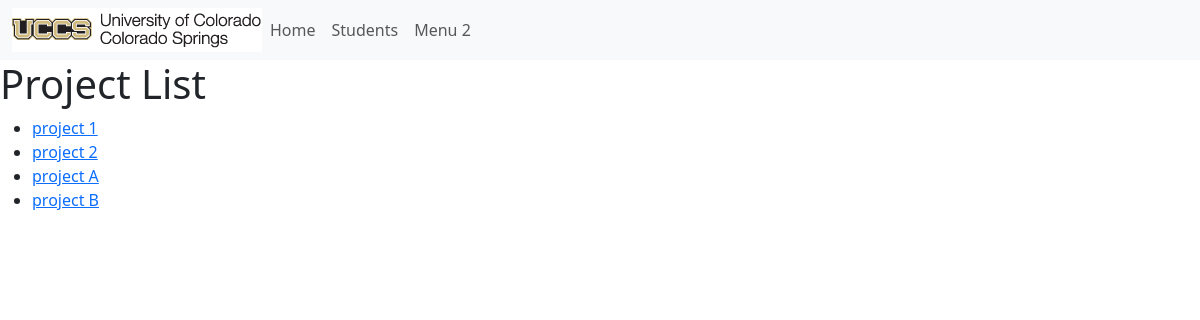
The page /projects/ on the database as committed earlier.
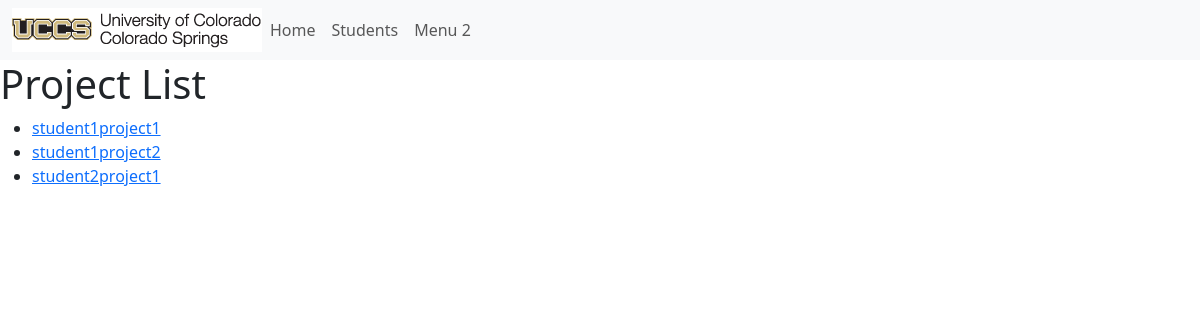
The same page on the database as committed later.
### portfolio_app/models.py (models this page shows, shortened)
class Project(models.Model):
    title = models.CharField(max_length = 200)
    description = models.TextField()
    portfolio = models.ForeignKey(Portfolio, on_delete=models.CASCADE, default = None)
    def get_absolute_url(self):
        return reverse('project-detail', args=[str(self.id)])

### portfolio_app/views.py (the view)
# urls.py: path('projects/', views.ProjectListView.as_view(), name= 'projects'),
class ProjectListView(generic.ListView):
    model = Project

### portfolio_app/templates/portfolio_app/project_list.html
{% extends 'portfolio_app/base_template.html' %}
{% block content %}
    <h1>Project List</h1>
    {% if project_list %}
        <ul>
            {% for project in project_list %}
                <li>
                    <a href="{{ project.get_absolute_url }}">{{ project.title }}</a>
                </li>
            {% endfor %}
        </ul>
    {% else %}
        <p>No projects have been created.</p>
    {% endif %}
{% endblock %}

### portfolio_app/templates/portfolio_app/base_template.html (shortened to what this page needs)
{% load static %}
<!DOCTYPE html>
<html lang="en">
<head>
{% load bootstrap5 %}
{% bootstrap_css %}
</head>
<body>
<nav class="navbar navbar-expand-lg bg-body-tertiary">
    <div class="container-fluid">
        <img src="{% static 'images/uccs_logo.gif' %}">
        <div class="collapse navbar-collapse" id="navbarNav">
            <ul class="navbar-nav">
                <li class="nav-item">
                    <a class="nav-link" href="{% url 'index' %}">Home</a>
                </li>
                <li class="nav-item">
                    <a class="nav-link" href="{% url 'students' %}">Students</a>
                </li>
                <li class="nav-item">
                    <a class="nav-link" href="#">Menu 2</a>
                </li>
            </ul>
        </div>
    </div>
 </nav>
{% block content %}
{% endblock %}
</body>
</html>

Rows that differ between the two databases and show on the page:
removed Project: title "project 1"
removed Project: title "project 2"
removed Project: title "project A"
removed Project: title "project B"
added Project: title "student1project1"
added Project: title "student1project2"
added Project: title "student2project1"
